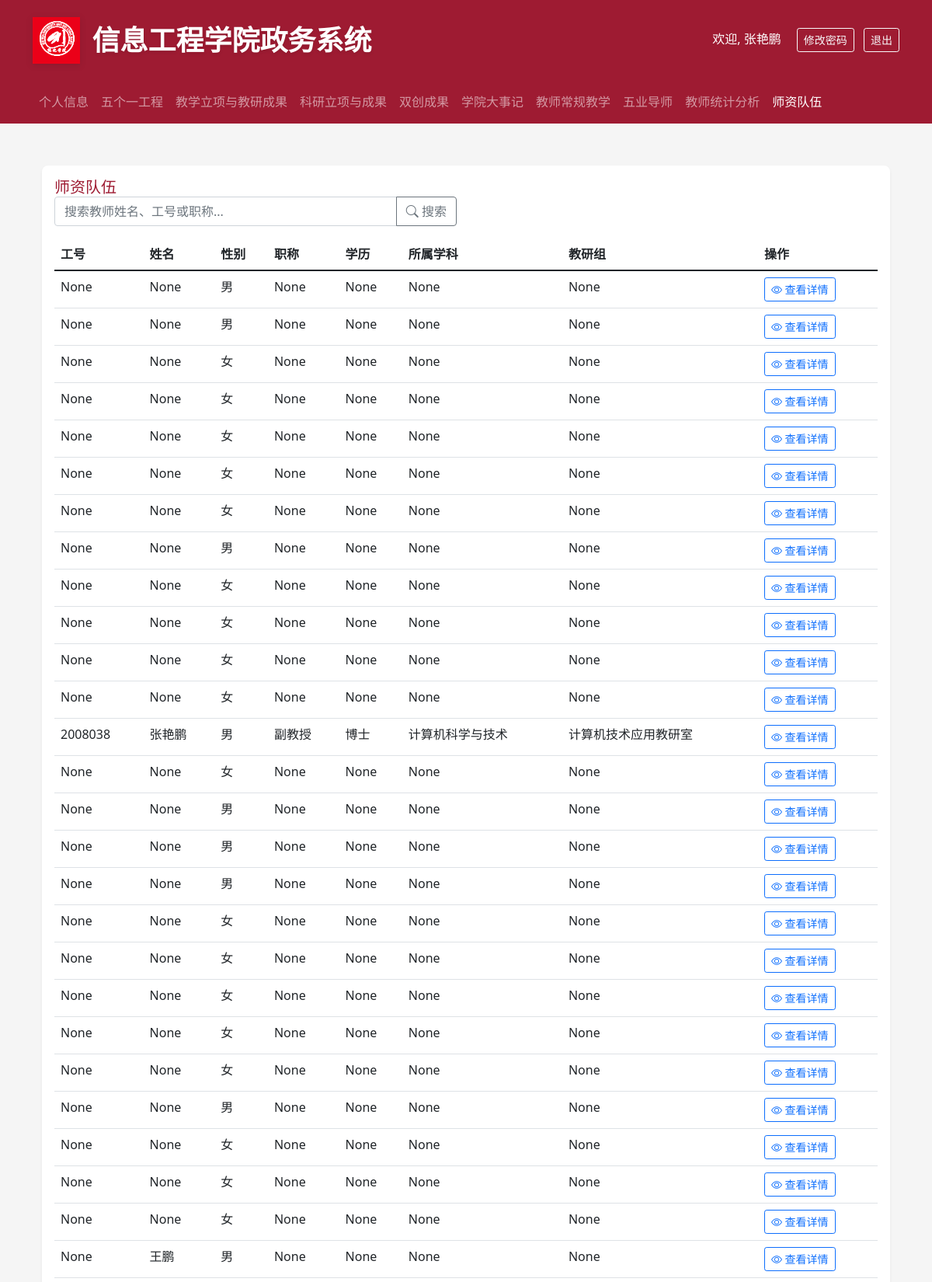
Screenshot of /faculty_team (signed in, upper part) with the database file from the repository.
### backend/models.py (models this page shows, shortened)
class User(UserMixin, db.Model):
    __tablename__ = 'users'
    id = db.Column(db.Integer, primary_key=True)
    username = db.Column(db.String(80), unique=True, nullable=False)
    password_hash = db.Column(db.String(128))
    role = db.Column(db.String(20), nullable=False)  # admin, teacher, student
    name = db.Column(db.String(80))
    gender = db.Column(db.String(10))
    birth_date = db.Column(db.Date)
    email = db.Column(db.String(120), unique=True)
    phone = db.Column(db.String(20))
    employee_number = db.Column(db.String(20))
    ethnicity = db.Column(db.String(50))  # 民族
    id_number = db.Column(db.String(18))  # 身份证号
    political_status = db.Column(db.String(50))  # 政治面貌
    party_join_date = db.Column(db.Date)  # 入党时间
    party_branch = db.Column(db.String(100))  # 所属党支部
    hometown = db.Column(db.String(100))  # 籍贯
    address = db.Column(db.String(200))  # 家庭住址
    education_level = db.Column(db.String(50))  # 学历
    education_date = db.Column(db.Date)  # 获得学历时间
    degree = db.Column(db.String(50))  # 学位
    degree_date = db.Column(db.Date)  # 获得学位时间
    bachelor_school = db.Column(db.String(100))  # 本科毕业学校
    master_school = db.Column(db.String(100))  # 硕士毕业学校
    phd_school = db.Column(db.String(100))  # 博士毕业学校
    major = db.Column(db.String(100))  # 专业
    teaching_group = db.Column(db.String(100))  # 教研室
    is_dual_teacher = db.Column(db.String(10))  # 是否双师
    award_title = db.Column(db.String(100))  # 获得奖励称号
    talent_title = db.Column(db.String(100))  # 人才称号
    research_direction = db.Column(db.String(200))  # 研究方向
    work_start_date = db.Column(db.Date)  # 入校时间
    career_start_date = db.Column(db.Date)  # 参加工作时间
    highest_title = db.Column(db.String(50))  # 最高级职称
    highest_title_date = db.Column(db.Date)  # 获得最高级职称时间
    position = db.Column(db.String(50))  # 职务
    subject = db.Column(db.String(50))  # 学科
    department = db.Column(db.String(100))  # 所属院系
    photo_path = db.Column(db.String(200))  # 照片路径
    hire_date = db.Column(db.Date)             # 入职日期

### backend/app.py (the view)
@app.route('/faculty_team')
@login_required
def faculty_team():
    if current_user.username not in ['张艳鹏', '王鹏', '高日月']:
        flash('您没有权限访问该页面')
        return redirect(url_for('profile'))
    teachers = User.query.filter_by(role='teacher').all()
    return render_template('faculty_team.html', teachers=teachers)

### backend/app.py (called while the page is built)
@login_manager.user_loader
def load_user(user_id):
    return User.query.get(int(user_id))

### frontend/templates/faculty_team.html (shortened to what this page needs)
{% extends "base.html" %}
{% block content %}
<div class="container mt-4">
    <div class="card">
        <div class="card-body">
            <h5 class="card-title">师资队伍</h5>
            <div class="row mb-3">
                <div class="col-md-6">
                    <div class="input-group">
                        <input type="text" class="form-control" id="searchInput" placeholder="搜索教师姓名、工号或职称...">
                        <button class="btn btn-outline-secondary" type="button" onclick="searchTeachers()">
                            <i class="bi bi-search"></i> 搜索
                        </button>
                    </div>
                </div>
            </div>
            <div class="table-responsive">
                <table class="table table-hover">
                    <thead>
                        <tr>
                            <th>工号</th>
                            <th>姓名</th>
                            <th>性别</th>
                            <th>职称</th>
                            <th>学历</th>
                            <th>所属学科</th>
                            <th>教研组</th>
                            <th>操作</th>
                        </tr>
                    </thead>
                    <tbody id="teacherList">
                        {% for teacher in teachers %}
                        <tr>
                            <td>{{ teacher.employee_number }}</td>
                            <td>{{ teacher.name }}</td>
                            <td>{{ teacher.gender }}</td>
                            <td>{{ teacher.highest_title }}</td>
                            <td>{{ teacher.education_level }}</td>
                            <td>{{ teacher.major }}</td>
                            <td>{{ teacher.teaching_group }}</td>
                            <td>
                                <a href="{{ url_for('view_faculty_member', id=teacher.id) }}" class="btn btn-sm btn-outline-primary">
                                    <i class="bi bi-eye"></i> 查看详情
                                </a>
                            </td>
                        </tr>
                        {% endfor %}
                    </tbody>
                </table>
            </div>
        </div>
    </div>
</div>
{% endblock %}

### frontend/templates/base.html (shortened to what this page needs)
<!DOCTYPE html>
<html lang="zh">
<head>
    <link href="https://cdn.jsdelivr.net/npm/bootstrap@5.1.3/dist/css/bootstrap.min.css" rel="stylesheet">
    <link rel="stylesheet" href="https://cdn.jsdelivr.net/npm/bootstrap-icons@1.8.1/font/bootstrap-icons.css">
</head>
<body>
    <header class="header">
        <div class="container">
            <div class="d-flex align-items-center justify-content-between">
                <div class="d-flex align-items-center">
                    <img src="{{ url_for('static', filename='logo.png') }}" alt="信息工程学院" class="logo me-3">
                    <h1>信息工程学院政务系统</h1>
                </div>
                {% if current_user.is_authenticated %}
                <div>
                    <span class="text-white me-3">欢迎, {{ current_user.name }}</span>
                    <button class="btn btn-outline-light btn-sm me-2" data-bs-toggle="modal" data-bs-target="#changePasswordModal">
                        修改密码
                    </button>
                    <a href="{{ url_for('logout') }}" class="btn btn-outline-light btn-sm">退出</a>
                </div>
                {% endif %}
            </div>
        </div>
    </header>
    {% if current_user.is_authenticated %}
    <nav class="navbar navbar-expand-lg navbar-dark bg-danger">
        <div class="container">
            <div class="collapse navbar-collapse" id="navbarNav">
                <ul class="navbar-nav me-auto">
                    <li class="nav-item">
                        <a class="nav-link {% if request.endpoint == 'profile' %}active{% endif %}" href="{{ url_for('profile') }}">个人信息</a>
                    </li>
                    <li class="nav-item">
                        <a class="nav-link {% if request.endpoint == 'five_one' %}active{% endif %}" href="{{ url_for('five_one') }}">五个一工程</a>
                    </li>
                    <li class="nav-item">
                        <a class="nav-link {% if request.endpoint == 'teaching_research' %}active{% endif %}" href="{{ url_for('teaching_research') }}">教学立项与教研成果</a>
                    </li>
                    <li class="nav-item">
                        <a class="nav-link {% if request.endpoint == 'scientific_research' %}active{% endif %}" href="{{ url_for('scientific_research') }}">科研立项与成果</a>
                    </li>
                    <li class="nav-item">
                        <a class="nav-link {% if request.endpoint == 'innovation_achievements' %}active{% endif %}" href="{{ url_for('innovation_achievements') }}">双创成果</a>
                    </li>
                    <li class="nav-item">
                        <a class="nav-link {% if request.endpoint == 'college_events' %}active{% endif %}" href="{{ url_for('college_events') }}">学院大事记</a>
                    </li>
                    <li class="nav-item">
                        <a class="nav-link {% if request.endpoint == 'teacher_teaching' %}active{% endif %}" href="{{ url_for('teacher_teaching') }}">教师常规教学</a>
                    </li>
                    <li class="nav-item">
                        <a class="nav-link {% if request.endpoint == 'five_one_mentor' %}active{% endif %}" href="{{ url_for('five_one_mentor') }}">五业导师</a>
                    </li>
                    <li class="nav-item">
                        <a class="nav-link {% if request.endpoint == 'teacher_statistics' %}active{% endif %}" href="{{ url_for('teacher_statistics') }}">教师统计分析</a>
                    </li>
                    {% if current_user.username in ['张艳鹏', '王鹏', '高日月'] %}
                    <li class="nav-item">
                        <a class="nav-link {% if request.endpoint == 'faculty_team' %}active{% endif %}" href="{{ url_for('faculty_team') }}">师资队伍</a>
                    </li>
                    {% endif %}
                </ul>
            </div>
        </div>
    </nav>
    {% endif %}
    <div class="content-wrapper">
        <div class="container">
            {% block content %}{% endblock %}
        </div>
    </div>
</body>
</html>

### frontend/templates/base.html (style rules this page uses)
:root { --primary-color: #9e1b32; --secondary-color: #f8f9fa; --accent-color: #9e1b32; --text-color: #333; }
body { background-color: #f5f5f5; }
.header { background: var(--primary-color); padding: 20px 0; box-shadow: 0 2px 4px rgba(0,0,0,0.1); }
.navbar { background-color: var(--primary-color) !important; }
.header .logo { height: 60px; filter: drop-shadow(0 2px 4px rgba(0,0,0,0.1)); }
.header h1 { color: white; font-size: 36px; margin: 0; padding: 10px 0; text-shadow: 0 2px 4px rgba(0,0,0,0.1); font-weight: 600; }
.content-wrapper { min-height: calc(100vh - 300px); padding: 30px 0; }
.card { border: none; box-shadow: 0 2px 4px rgba(0,0,0,0.05); transition: transform 0.3s ease, box-shadow 0.3s ease; background-color: white; border-radius: 8px; overflow: hidden; }
.card-title { color: var(--primary-color); margin-bottom: 0; }

### rows the page displays
User: name "张艳鹏", employee_number "2008038", gender "男", highest_title "副教授", education_level "博士", major "计算机科学与技术", teaching_group "计算机技术应用教研室"
User: employee_number "None", name "None", gender "男", highest_title "None", education_level "None", major "None", teaching_group "None"
User: employee_number "None", name "None", gender "男", highest_title "None", education_level "None", major "None", teaching_group "None"
User: employee_number "None", name "None", gender "女", highest_title "None", education_level "None", major "None", teaching_group "None"
User: employee_number "None", name "None", gender "女", highest_title "None", education_level "None", major "None", teaching_group "None"
User: employee_number "None", name "None", gender "女", highest_title "None", education_level "None", major "None", teaching_group "None"
User: employee_number "None", name "None", gender "女", highest_title "None", education_level "None", major "None", teaching_group "None"
User: employee_number "None", name "None", gender "女", highest_title "None", education_level "None", major "None", teaching_group "None"
User: employee_number "None", name "None", gender "男", highest_title "None", education_level "None", major "None", teaching_group "None"
User: employee_number "None", name "None", gender "女", highest_title "None", education_level "None", major "None", teaching_group "None"
User: employee_number "None", name "None", gender "女", highest_title "None", education_level "None", major "None", teaching_group "None"
User: employee_number "None", name "None", gender "女", highest_title "None", education_level "None", major "None", teaching_group "None"
User: employee_number "None", name "None", gender "女", highest_title "None", education_level "None", major "None", teaching_group "None"
User: employee_number "None", name "None", gender "女", highest_title "None", education_level "None", major "None", teaching_group "None"
User: employee_number "None", name "None", gender "男", highest_title "None", education_level "None", major "None", teaching_group "None"
User: employee_number "None", name "None", gender "男", highest_title "None", education_level "None", major "None", teaching_group "None"
User: employee_number "None", name "None", gender "男", highest_title "None", education_level "None", major "None", teaching_group "None"
User: employee_number "None", name "None", gender "女", highest_title "None", education_level "None", major "None", teaching_group "None"
User: employee_number "None", name "None", gender "女", highest_title "None", education_level "None", major "None", teaching_group "None"
User: employee_number "None", name "None", gender "女", highest_title "None", education_level "None", major "None", teaching_group "None"
User: employee_number "None", name "None", gender "女", highest_title "None", education_level "None", major "None", teaching_group "None"
User: employee_number "None", name "None", gender "女", highest_title "None", education_level "None", major "None", teaching_group "None"
User: employee_number "None", name "None", gender "男", highest_title "None", education_level "None", major "None", teaching_group "None"
User: employee_number "None", name "None", gender "女", highest_title "None", education_level "None", major "None", teaching_group "None"
User: employee_number "None", name "None", gender "女", highest_title "None", education_level "None", major "None", teaching_group "None"
User: employee_number "None", name "None", gender "女", highest_title "None", education_level "None", major "None", teaching_group "None"
User: employee_number "None", name "王鹏", gender "男", highest_title "None", education_level "None", major "None", teaching_group "None"
